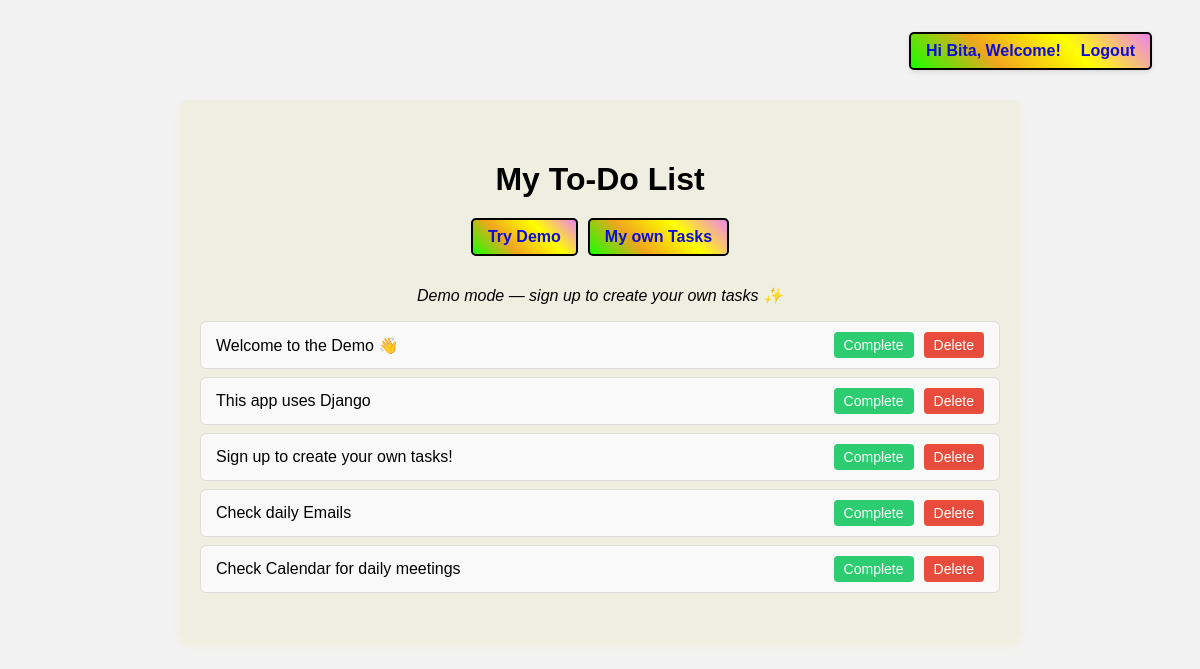
The app's page /demo/ (signed in), older data.
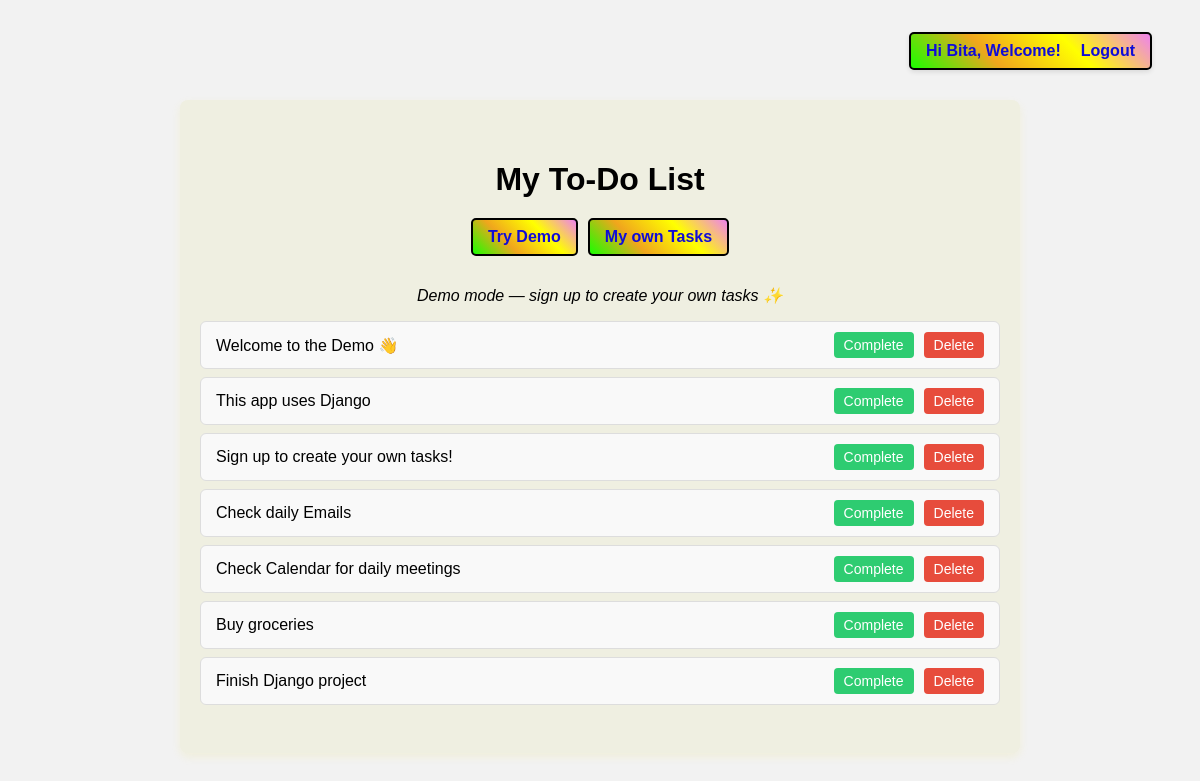
The same page, newer data.
### tasks/models.py (models this page shows, shortened)
class Task(models.Model):
    user = models.ForeignKey(
        User,
        on_delete=models.CASCADE,
        related_name='tasks'
    )
    title = models.CharField(max_length=200)
    description = models.TextField(blank=True)
    completed = models.BooleanField(default=False)
    created_at = models.DateTimeField(auto_now_add=True)

### tasks/views.py (the view)
# urls.py: path('demo/', views.demo_tasks, name='demo_tasks'),  # <-- demo page
def demo_tasks(request):
    demo_user = User.objects.get(username='demo_user')
    tasks = Task.objects.filter(user=demo_user)
    return render(request, 'tasks/demo.html', {
        'tasks': tasks,
        'demo': True
        })

### tasks/templates/tasks/demo.html (shortened to what this page needs)
{% extends 'tasks/task_list.html' %}

### tasks/templates/tasks/task_list.html (shortened to what this page needs)
<!doctype html>
<html lang="en">
  <head>
    {% load static %}
    <link
      rel="stylesheet"
      type="text/css"
      href="{% static 'tasks/style.css' %}"
    />
    <link rel="stylesheet" href="https://cdn.jsdelivr.net/npm/sweetalert2@11/dist/sweetalert2.min.css">
  </head>
  <body>
    <div class="auth-bar">
      {% if user.is_authenticated %}
      <span>Hi {{ user.username }}, Welcome!</span>
      <a href="{% url 'logout' %}">Logout</a>
      {% else %}
      <a href="{% url 'login' %}">Login</a>
      <a href="{% url 'signup' %}">Sign up</a>
      {% endif %}
    </div>
    <div class="container">
      <h1>My To-Do List</h1>
      <div class="demo-link">
        <a href="{% url 'demo_tasks' %}">Try Demo</a>
        {% if user.is_authenticated %}
          <a href="{% url 'task_list' %}">My own Tasks</a>
        {% endif %}
      </div>
      {% if user.is_authenticated and not demo %}
      <form method="post">
        {% csrf_token %}
        <div class="form-group">
          <label for="id_title">Task:</label>
          <input type="text" name="title" id="id_title" placeholder="Enter task title" required />
        </div>
        <div class="form-group">
          <label for="id_completed">Completed:</label>
          <input type="checkbox" name="completed" id="id_completed" />
        </div>
        <button type="submit">Add Task</button>
      </form>
      {% elif demo %}
      <p style="text-align:center; font-style:italic;">
        Demo mode — sign up to create your own tasks ✨
      </p>
      {% else %}
      <p style="text-align:center; font-style:italic;">
        Login to create your own tasks!
      </p>
      {% endif %}
      <ul>
        {% for task in tasks %}
        <li class="task-item">
          {% if task.completed %}
            <s>{{ task.title }}</s>
          {% else %}
            {{ task.title }}
          {% endif %}
          <div>
            {% if demo or not user.is_authenticated %}
              <a href="#" onclick="Swal.fire({
                  icon: 'warning',
                  title: 'Action blocked!',
                  text: 'You need to sign up to edit tasks!',
                  confirmButtonText: 'Ok'
              }); return false;">Complete</a>
              <a href="#" onclick="Swal.fire({
                  icon: 'warning',
                  title: 'Action blocked!',
                  text: 'You need to sign up to delete tasks!',
                  confirmButtonText: 'Ok'
              }); return false;" class="delete">Delete</a>
            {% else %}
              <a href="{% url 'complete_task' task.id %}">Complete</a>
              <a href="{% url 'delete_task' task.id %}" class="delete">Delete</a>
            {% endif %}
          </div>
        </li>
        {% empty %}
        {% if demo %}
        <li style="text-align:center; font-style: italic;">No demo tasks yet!</li>
        {% else %}
        <li style="text-align:center; font-style: italic;">You have no tasks added yet!</li>
        {% endif %}
        {% endfor %}
      </ul>
    </div>
  </body>
</html>

Row changes from the older to the newer data that the page shows:
added Task: title "Buy groceries"
added Task: title "Finish Django project"
